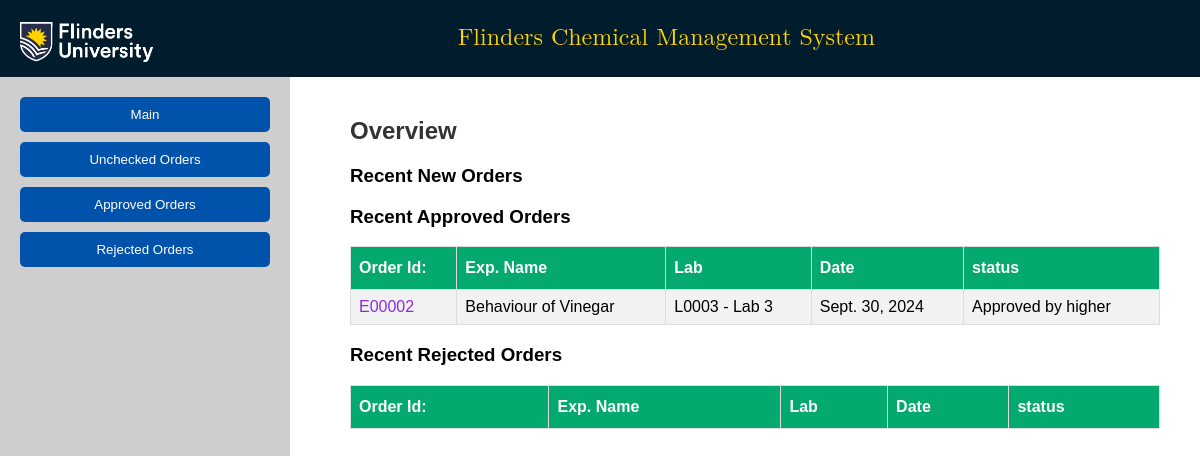
The page /highApprover/ on the database as committed earlier.
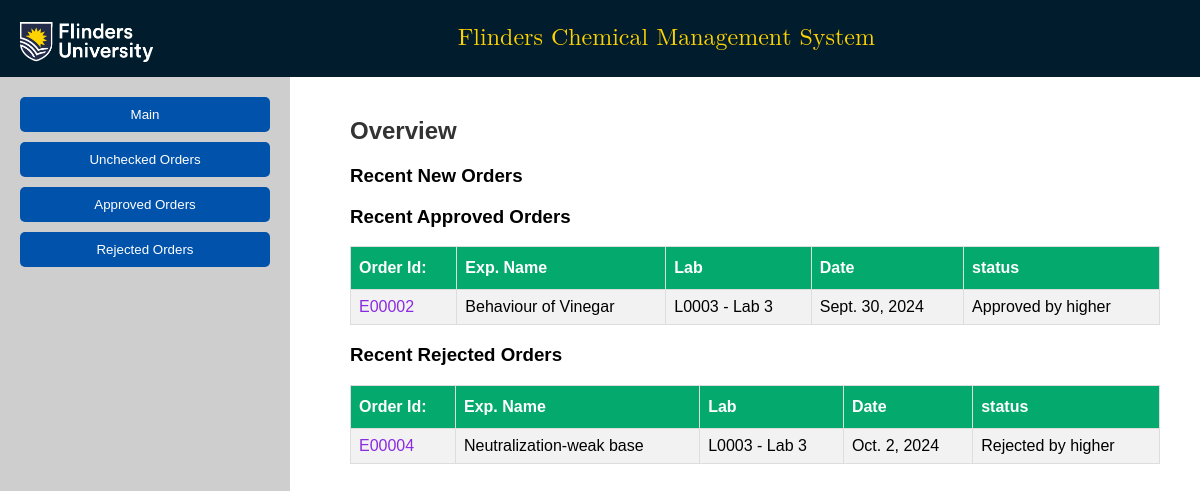
The same page on the database as committed later.
### furc/models.py (models this page shows, shortened)
class Order(models.Model):
    order_id = models.CharField(primary_key=True, max_length=10)
    exp_name = models.CharField(max_length=100)
    lab_id = models.ForeignKey(Laboratory, on_delete=models.CASCADE)
    exp_procedure = models.FileField(upload_to= custom_file_upload_path_exp)
    risk_assessment = models.FileField(upload_to= custom_file_upload_path_risk)
    order_date = models.DateField(editable=False, auto_now_add=True)
    updated_date = models.DateField(default=None, null=True)
    order_status = models.CharField(max_length=30, choices=ORDER_STATUS, default='Requested')

class Laboratory(models.Model):
    lab_id = models.CharField(primary_key=True, max_length=10)
    lab_name = models.CharField(max_length=50)
    center_id = models.ForeignKey(ResearchCenter, on_delete=models.CASCADE, null=True, blank=True)
    storage_locations = GenericRelation(StorageLocation)
    def __str__(self):
        return f'{self.lab_id} - {self.lab_name}'

### furc/views.py (the view)
# urls.py: path('highApprover/', views.highApprover, name='highApprover'),
def highApprover(request):
    top_pending_order = Order.objects.filter(order_status='Pending higher approval').order_by('-order_date')[0:3]
    top_approved_order = Order.objects.filter(order_status='Approved by higher').order_by('-order_date')[0:3]
    top_rejected_order = Order.objects.filter(order_status='Rejected by higher').order_by('-order_date')[0:3]
    pending_order = Order.objects.filter(order_status='Pending higher approval')
    approved_order = Order.objects.filter(order_status='Approved by higher')
    rejected_order = Order.objects.filter(order_status='Rejected by higher')
    params = {'pending_order':pending_order, 'approved_order':approved_order, 'rejected_order':rejected_order, 'top_pending_order':top_pending_order, 'top_approved_order':top_approved_order, 'top_rejected_order':top_rejected_order }
    return render(request, 'furc/higherApprover.html/', params)

### furc/templates/furc/higherApprover.html (shortened to what this page needs)
<!DOCTYPE html>
{% load static %}
<html lang="en">
<head>
    <link rel="stylesheet" href="{% static 'css/style.css' %}">
</head>
<body>
    <header class="header">
        <div class="logo">
            <img src="{% static 'images/flinder-logo_white.png' %}" alt="Flinders University Logo" style="height: 50px;">
        </div>
        <div class="title">
            <p class="headerTitle">Flinders Chemical Management System</p>
        </div>
    </header>
    <div class="container">
        <div class="sidebar">
            <button onclick="showSection('main')">Main</button>
            <button onclick="showSection('new-order')">Unchecked Orders</button>
            <button onclick="showSection('approved-orders')">Approved Orders</button>
            <button onclick="showSection('rejected-orders')">Rejected Orders</button>
        </div>
        <div class="content">
            <div id="main" class="content-section">
                <h2>Overview</h2>
                <h3>Recent New Orders</h3>
                <h3>Recent Approved Orders</h3>
                <table class="customers" style="border-radius:20px;">
                            <tr>
                                <th>Order Id:</th>
                                <th>Exp. Name</th>
                                <th>Lab</th>
                                <th>Date</th>
                                <th>status</th>
                            </tr>
                    {% for item in top_approved_order %}
                            <tr>
                                <td><a class="orderidLink" href="/orderView/{{item.order_id}}">{{item.order_id}}</a></td>
                                <td>{{item.exp_name}}</td>
                                <td>{{item.lab_id}}</td>
                                <td>{{item.order_date}}</td>
                                <td>{{item.order_status}}</td>
                            </tr>
                    {% endfor %}
                        </table>
                <h3>Recent Rejected Orders</h3>
                <table class="customers" style="border-radius:20px;">
                            <tr>
                                <th>Order Id:</th>
                                <th>Exp. Name</th>
                                <th>Lab</th>
                                <th>Date</th>
                                <th>status</th>
                            </tr>
                    {% for item in top_rejected_order %}
                            <tr>
                                <td><a class="orderidLink" href="/orderView/{{item.order_id}}">{{item.order_id}}</a></td>
                                <td>{{item.exp_name}}</td>
                                <td>{{item.lab_id}}</td>
                                <td>{{item.order_date}}</td>
                                <td>{{item.order_status}}</td>
                            </tr>
                    {% endfor %}
                        </table>
            </div>
        </div>
    </div>
</body>
</html>

Rows that differ between the two databases and show on the page:
added Order: order_id "E00004", exp_name "Neutralization-weak base", lab_id "L0003 - Lab 3", order_date "Oct. 2, 2024", order_status "Rejected by higher", shown under "Recent Rejected Orders"
